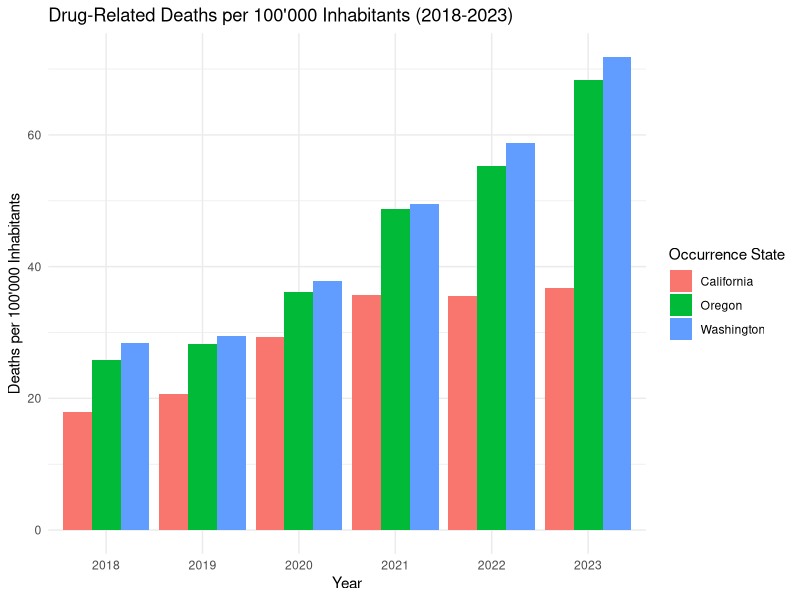
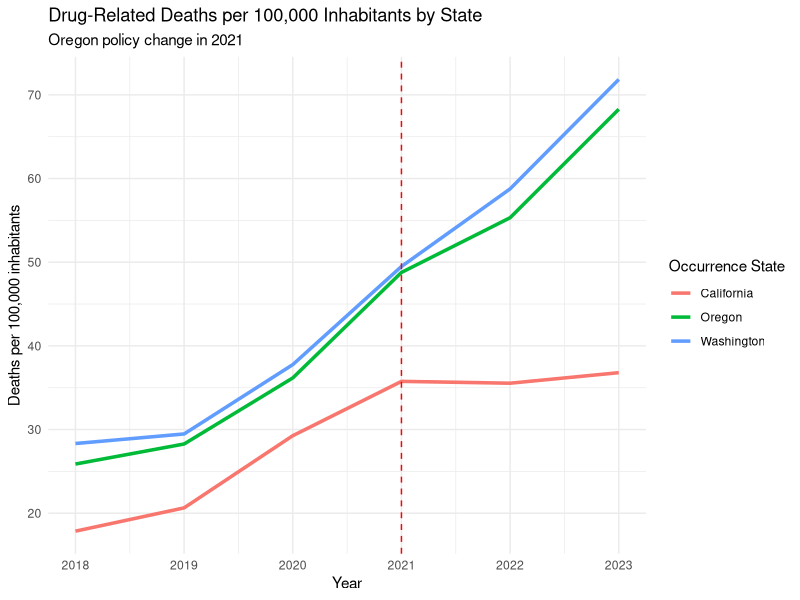
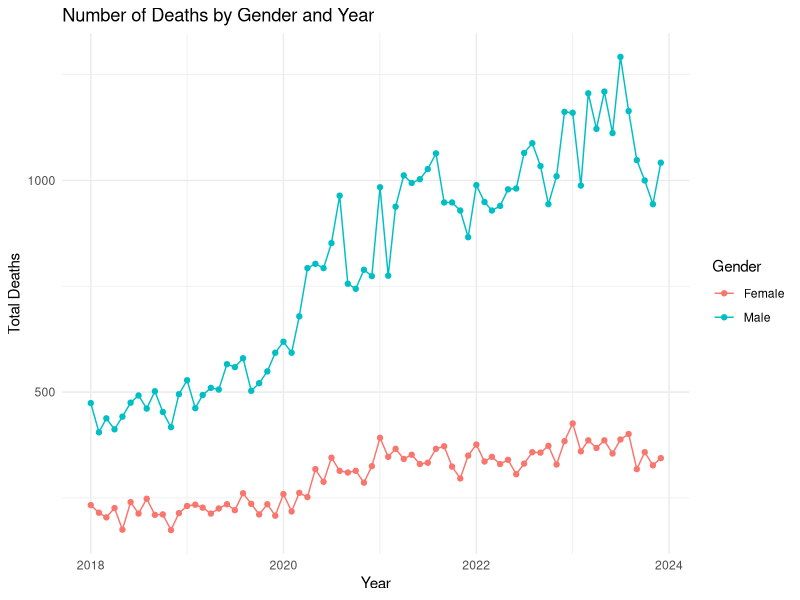
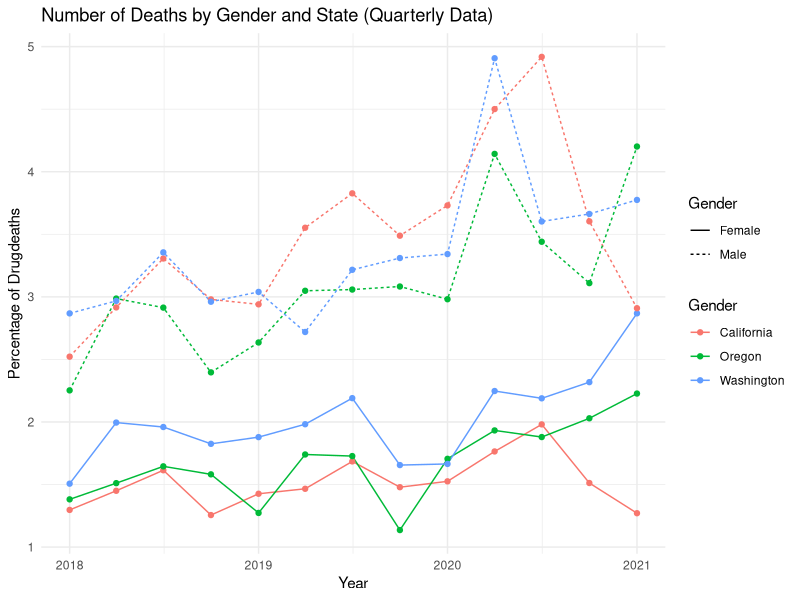
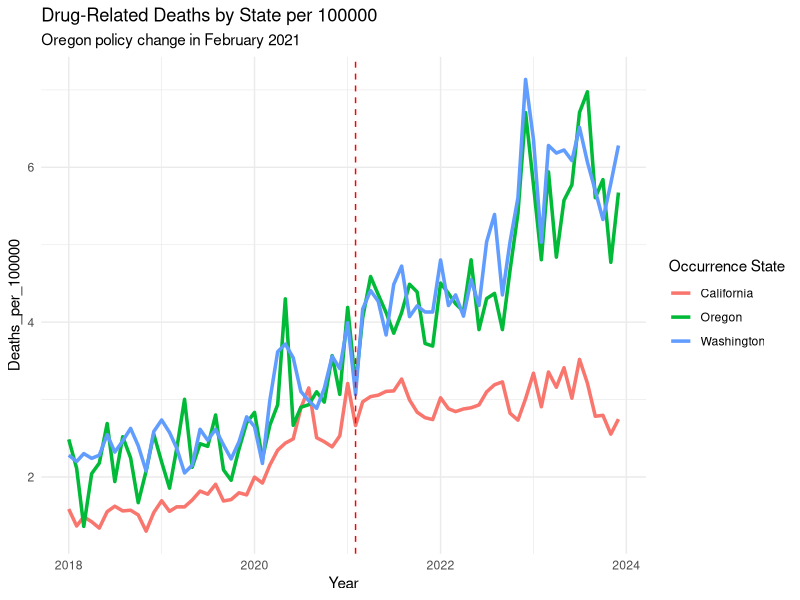
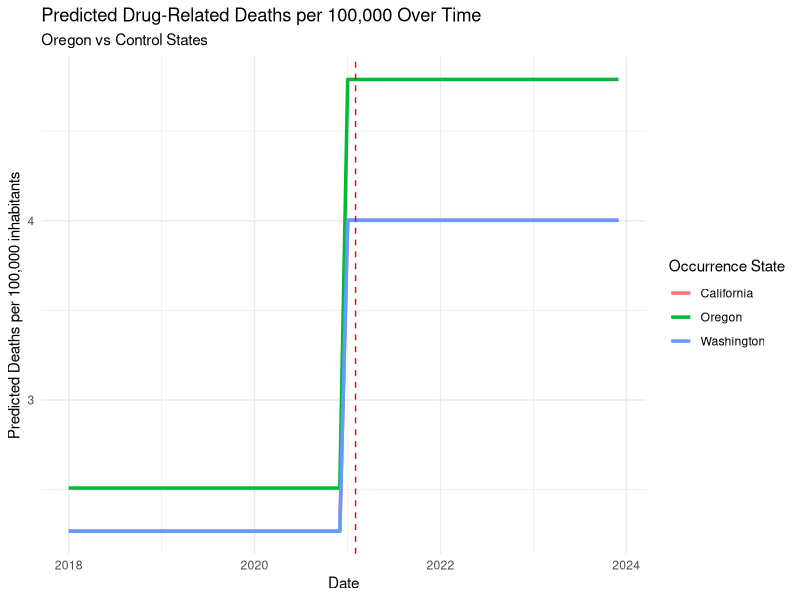
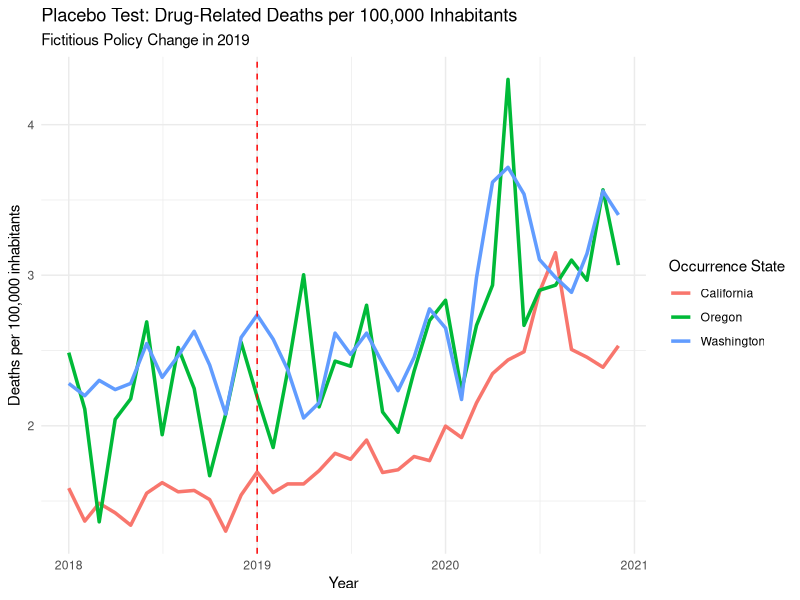
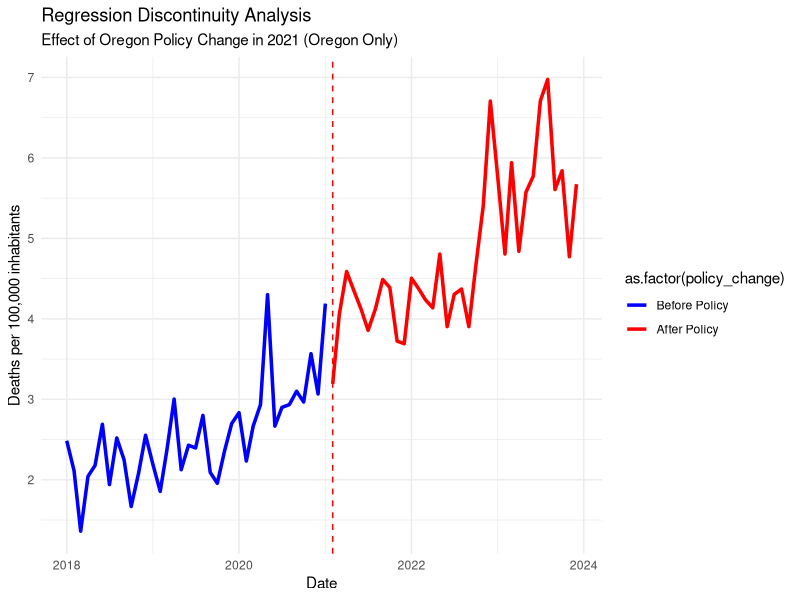

Here is the R script that generated these plots, in order:
## ---- chunk 1
knitr::opts_chunk$set(echo = TRUE)
## ---- chunk 2
library(readxl)
library(dplyr)
library(zoo)
library(lubridate)
library(ggplot2)
library(tidyr)
library(lmtest)
library(sandwich)
library(forecast)
library(plm)

#globally exclude code chunks from the output
knitr::opts_chunk$set(echo = FALSE)

#globally turn on caching
knitr::opts_chunk$set(cache = TRUE)

# globally turn off warnings and messages
knitr::opts_chunk$set(warning = FALSE)
knitr::opts_chunk$set(message = FALSE)

# globally set the theme for ggplot
theme_set(theme_minimal())

#setting directory
#setwd(dirname(rstudioapi::getSourceEditorContext()$path))
getwd()
## ---- chunk 3
# load the relevant part of the Data set, exclude notes starting from row 4374
Data <- read_excel("data/Drug_related_Deaths_2018-2024.xlsx", n_max = 4374)


# Overview for the Data
head(Data, 10)
str(Data)

## ---- chunk 4
# Read population data from Excel file for each region

# Load the population data from the first range (D244:M244)
population_oregon_1 <- read_excel("data/Ca_Or_Wa Population 2010-23.xlsx", 
                                  sheet = "Oregon", 
                                  range = "D244:M244", 
                                  col_names = FALSE)  

# Load the population data from the second range (Q244:T244)
population_oregon_2 <- read_excel("data/Ca_Or_Wa Population 2010-23.xlsx", 
                                  sheet = "Oregon", 
                                  range = "Q244:T244", 
                                  col_names = FALSE)  

# Combine the two data frames (horizontally) into one row
population_oregon <- cbind(population_oregon_1, population_oregon_2)

# Manually set the column names (years 2010 to 2023)
colnames(population_oregon) <- 2010:2023



# Load the population data from the first range in California
population_california_1 <- read_excel("data/Ca_Or_Wa Population 2010-23.xlsx", 
                                  sheet = "California", 
                                  range = "D487:M487", 
                                  col_names = FALSE)  

# Load the population data from the second range (Q487:T487)
population_california_2 <- read_excel("data/Ca_Or_Wa Population 2010-23.xlsx", 
                                  sheet = "California", 
                                  range = "Q487:T487", 
                                  col_names = FALSE)  

# Combine the two data frames (horizontally) into one row
population_california <- cbind(population_california_1, population_california_2)

# Manually set the column names (years 2010 to 2023)
colnames(population_california) <- 2010:2023



# Load the population data from the first range in Washington
population_washington_1 <- read_excel("data/Ca_Or_Wa Population 2010-23.xlsx", 
                                  sheet = "Washington", 
                                  range = "D286:M286", 
                                  col_names = FALSE)  

# Load the population data from the second range 
population_washington_2 <- read_excel("data/Ca_Or_Wa Population 2010-23.xlsx", 
                                  sheet = "Washington", 
                                  range = "Q286:T286", 
                                  col_names = FALSE)  

# Combine the two data frames (horizontally) into one row
population_washington <- cbind(population_washington_1, population_washington_2)

# Manually set the column names (years 2010 to 2023)
colnames(population_washington) <- 2010:2023


# Combine population data into a single data frame with an added column for state
population_data <- bind_rows(
  population_oregon %>% mutate(State = "Oregon"),
  population_washington %>% mutate(State = "Washington"),
  population_california %>% mutate(State = "California")
)


# Remove the temporary variables from the environment
rm(population_oregon_1, population_oregon_2, population_washington_1, 
   population_washington_2, population_california_1, population_california_2,
   population_oregon, population_washington, population_california)

# Convert wide format to long format
population_data <- population_data %>%
  pivot_longer(cols = -State,    # All columns except 'State'
               names_to = "year",   # The new column for years
               values_to = "population_count")  # The new column for population counts

#Convert year column to numeric
population_data$year <- as.numeric(population_data$year)  

## ---- chunk 5

# look into Dates 
unique(Data$Month)

# Delete Notes column without grepl 
Data <- Data[, !grepl("Notes", names(Data))]

# Delete Row Sep., 2024 since the data is not complete
Data <- Data[Data$Month != "Sep., 2024 (provisional and partial)", ]

# Create column Provisional (TRUE/FALSE) based on the col Month '(provisional)'
Data$Provisional <- grepl("\\(provisional\\)", Data$Month)

# Delete " (provisional)" from the Date
####Data$Month <- gsub(" \\(provisional\\)", "", Data$Month)

# Convert into Date Variable
####Data$Month <- as.yearmon(Data$Month, format = "%b., %Y")
Data <- Data %>%
  #mutate(`Month` = as.yearmon(`Month Code`, format = "%Y/%m"))
    mutate(`Month` = ym(`Month Code`))


#### look into Deaths
#### Data$Deaths

# count of "Suppressed"
sum(Data$Deaths == "Suppressed")

# Some of the numbers are "Suppressed" this means that there are between 1 and 9 cases
# To use Deaths as a number we can leave them as NA's or substitute by a random number between 1 and 9

# Set seed for reproducibility if needed
set.seed(23)  

# Replace "Suppressed" in the Death column with a random number between 1 and 9
Data$Deaths <- ifelse(Data$Deaths == "Suppressed", sample(1:9, sum(Data$Deaths == "Suppressed"), replace = TRUE), Data$Deaths)
Data$Deaths <- as.numeric(Data$Deaths)

summary(Data)
sum(Data$Deaths == "Suppressed")
# Delete all columns that end on Code, they are duplicates of the other columns
Data <- Data[, !grepl("Code$", names(Data))]

# keep one version of the Dataset with all Deaths
Data_complete <- Data

# Filters the data to only include drug-induced deaths (removes alcohol-induced and non-drug related deaths)
Data <- Data %>% filter(`UCD - Drug/Alcohol Induced` == "Drug-induced causes")

glimpse(Data)
## ---- chunk 6

# Filter the data for each complete years 2018 to 2023
Data_18_23 <- Data %>%
  filter(`Month` >= ym("2018-01") & `Month` <= ym("2023-12"))

# Group the data by occurrence state and year, then sum deaths per year
Data_18_23 <- Data_18_23 %>%
  group_by(`Occurrence State`, year = year(`Month`)) %>%
  summarise(Deaths = sum(Deaths))

# Merge the death data with population data by state and year
Data_with_population <- Data_18_23 %>%
  left_join(population_data, by = c("Occurrence State" = "State", "year" = "year"))

# Calculate deaths per 100,000 inhabitants for each year
Data_with_population <- Data_with_population %>%
  mutate(Deaths_per_100000 = (Deaths / population_count) * 100000)


# Plot the number of deaths per 10,000 inhabitants for each year and state
ggplot(Data_with_population, aes(x = factor(year), y = Deaths_per_100000, fill = `Occurrence State`)) +
  geom_bar(stat = "identity", position = "dodge") +
  labs(title = "Drug-Related Deaths per 100'000 Inhabitants (2018-2023)",
       x = "Year",
       y = "Deaths per 100'000 Inhabitants")


# Plot the trends over time for each state per year
ggplot(Data_with_population, aes(x = year, y = Deaths_per_100000, color = `Occurrence State`)) +
  geom_line(linewidth = 1.2) +
  geom_vline(xintercept = 2021, linetype = "dashed", color = "red") +  # Mark the policy change
  labs(title = "Drug-Related Deaths per 100,000 Inhabitants by State",
       subtitle = "Oregon policy change in 2021",
       x = "Year", y = "Deaths per 100,000 inhabitants")
## ---- chunk 7
# Prepare the data untill 2023
data_gender_year <- Data %>%
  filter(`Month` >= ym("2018-01") & `Month` <= ym("2023-12")) %>%
  select(Gender, Month, Deaths) %>%
  group_by(Gender, Month) %>%
  summarise(Total_Deaths = sum(Deaths, na.rm = TRUE)) %>%
  ungroup()

# Plot the data
ggplot(data_gender_year, aes(x = Month, y = Total_Deaths, color = Gender, group = Gender)) +
  geom_line() +
  geom_point() +
  labs(title = "Number of Deaths by Gender and Year",
       x = "Year",
       y = "Total Deaths",
       color = "Gender") 

# Perform t-test for significant differences by gender 
t.test(Total_Deaths ~ Gender, data = data_gender_year)

## ---- chunk 8

# Prepare the data
#use quarterly data to make it smoother
data_Anova <- Data %>%
  filter(`Month` < ym("2021-02")) %>%
  mutate(Quarter = floor_date(as.Date(Month), "quarter")) %>%    
  select(Gender, Quarter, `Occurrence State`, Deaths) %>%
  group_by(Gender, Quarter, `Occurrence State`) %>%
  summarise(Total_Deaths = sum(Deaths, na.rm = TRUE)) %>%
  ungroup()

data_Anova$all_death <- Data_complete %>%
  filter(`Month` < ym("2021-02")) %>%
  mutate(Quarter = floor_date(as.Date(Month), "quarter")) %>%
  select(Gender, Quarter, `Occurrence State`, Deaths) %>%
  group_by(Gender, Quarter, `Occurrence State`) %>%
  summarise(Total_Deaths = sum(Deaths, na.rm = TRUE)) %>%
  ungroup() %>%
  pull(Total_Deaths)

data_Anova$DrugDeath_Percentage <- data_Anova$Total_Deaths / data_Anova$all_death *100

# Plot the data
ggplot(data_Anova, aes(x = Quarter, y = DrugDeath_Percentage, color = `Occurrence State`, linetype = Gender)) +
  geom_line() +
  geom_point() +
  labs(title = "Number of Deaths by Gender and State (Quarterly Data)",
       x = "Year",
       y = "Percentage of Drugdeaths",
       color = "Gender") 

# Perform ANOVA for significant differences by gender or State
data_Anova <- data_Anova %>%
  mutate(Gender = as.factor(Gender),
         `Occurrence State` = as.factor(`Occurrence State`))

# Test for effects in Gender, State and interactions
anova_model <- aov(DrugDeath_Percentage ~ Gender + `Occurrence State`, data = data_Anova)

summary(anova_model)

## ---- chunk 9

# Filter the data for each complete month in 2018 to 2023 
Data_monthly <- Data %>%
  filter(`Month` >= ym("2018-01") & `Month` <= ym("2023-12"))

# Group the data by occurrence state and month, then sum deaths per month
Data_monthly <- Data_monthly %>%
  group_by(`Occurrence State`, year = year(`Month`), month = month(`Month`)) %>%
  summarise(Deaths = sum(Deaths))


# Merge the death data with population data by state and year
Data_monthly <- Data_monthly %>%
  left_join(population_data, by = c("Occurrence State" = "State", "year" = "year"))

# Calculate deaths per 100,000 inhabitants for each year
Data_monthly <- Data_monthly  %>%
  mutate(Deaths_per_100000 = (Deaths / population_count) * 100000)


# Create 'treatment' and 'post_policy' variables
Data_monthly <- Data_monthly %>%
  mutate(
    treatment = ifelse(`Occurrence State` == "Oregon", 1, 0),  # 1 for Oregon, 0 for California/Washington
    post_policy = ifelse(year >= 2021, 1, 0),  # 1 for years 2021 and later
    interaction = treatment * post_policy  # Interaction term for DiD
  )

# Create a new date column by combining year and month
Data_monthly <- Data_monthly %>%
  mutate(date = ym(paste(year, month, sep = "-")))  # Combine year and month into a date


# Difference-in-Differences (DiD) regression model with Deaths_per_100000

did_model <- lm(Deaths_per_100000 ~ treatment + post_policy + interaction, data = Data_monthly)
summary(did_model)

# Robust standard errors to handle heteroscedasticity
coeftest(did_model, vcov = vcovHC(did_model, type = "HC1"))

## ---- chunk 10
# Plot DiD Results
# Plot the trends over time for each state
ggplot(Data_monthly, aes(x = date, y = Deaths_per_100000, color = `Occurrence State`)) +
  geom_line(linewidth = 1.2) +
  geom_vline(xintercept = as.Date("2021-02-01"), linetype = "dashed", color = "red") +  # Mark the policy change
  labs(title = "Drug-Related Deaths by State per 100000",
       subtitle = "Oregon policy change in February 2021",
       x = "Year", y = "Deaths_per_100000")


# Generate predicted values based on the model
Data_monthly$predicted <- predict(did_model, newdata = Data_monthly)

# Visualize the predicted trends
ggplot(Data_monthly, aes(x = date, y = predicted, color = `Occurrence State`)) +
  geom_line(linewidth = 1.2) +
  geom_vline(xintercept = as.Date("2021-02-01"), linetype = "dashed", color = "red") +  # Mark the policy change
  labs(title = "Predicted Drug-Related Deaths per 100,000 Over Time",
       subtitle = "Oregon vs Control States",
       x = "Date", y = "Predicted Deaths per 100,000 inhabitants")
## ---- chunk 11
# Subset data for Oregon and Washington
oregon_data <- Data_monthly %>% filter(`Occurrence State` == "Oregon")
washington_data <- Data_monthly %>% filter(`Occurrence State` == "Washington")


# Calculate the correlation coefficient between the two states
correlation <- cor(oregon_data$Deaths_per_100000, washington_data$Deaths_per_100000)

# Print the result
correlation

#Seperate DiD

# Example for DiD with only California as control
did_model_california <- lm(Deaths_per_100000 ~ treatment + post_policy + interaction, 
                           data = Data_monthly %>% filter(`Occurrence State` %in% c("Oregon", "California")))

# Example for DiD with only Washington as control
did_model_washington <- lm(Deaths_per_100000 ~ treatment + post_policy + interaction, 
                           data = Data_monthly %>% filter(`Occurrence State` %in% c("Oregon", "Washington")))

# Compare the results
summary(did_model_california)
summary(did_model_washington)



## ---- chunk 12
# Make a Difference-in-Differences model for the years 2018-2020 as a placebo test
Data_placebo <- Data_monthly %>%
  filter(date >= as.Date("2018-01-01") & date <= as.Date("2020-12-01"))

# Create 'treatment' and 'post_policy' variables for the placebo test
Data_placebo <- Data_placebo %>%
  mutate(
    treatment = ifelse(`Occurrence State` == "Oregon", 1, 0),  # 1 for Oregon, 0 for California/Washington
    post_policy = ifelse(year >= 2019, 1, 0),  # 1 for years 2019 and later
    interaction = treatment * post_policy  # Interaction term for DiD
  )

# Difference-in-Differences (DiD) model for the placebo test
did_model_placebo <- lm(Deaths_per_100000 ~ treatment + post_policy + interaction, data = Data_placebo)
summary(did_model_placebo)

# Robust standard errors for the placebo test
#coeftest(did_model_placebo, vcov = vcovHC(did_model_placebo, type = "HC1"))

# Plot the placebo test results
ggplot(Data_placebo, aes(x = date, y = Deaths_per_100000, color = `Occurrence State`)) +
  geom_line(linewidth = 1.2) +
  geom_vline(xintercept = as.Date("2019-01-01"), linetype = "dashed", color = "red") +  # Mark the placebo policy change
  labs(title = "Placebo Test: Drug-Related Deaths per 100,000 Inhabitants",
       subtitle = "Fictitious Policy Change in 2019",
       x = "Year", y = "Deaths per 100,000 inhabitants")
## ---- chunk 13
# Regression Discontinuity Analysis: To further validate the DiD results

# Filter the data for the entire period from 2018 to 2023
Data_RD <- Data_monthly %>%
  filter(date >= as.Date("2018-01-01") & date <= as.Date("2023-12-01") & `Occurrence State` == "Oregon")

# Create a binary variable for the policy change
Data_RD <- Data_RD %>%
  mutate(policy_change = ifelse(date >= as.Date("2021-02-01"), 1, 0))

# Fit a regression model to estimate the effect of the policy change
rd_model <- lm(Deaths_per_100000 ~ policy_change, data = Data_RD)
summary(rd_model)

# Robust standard errors to handle heteroscedasticity
coeftest(rd_model, vcov = vcovHC(rd_model, type = "HC1"))

# Plot the regression discontinuity analysis
ggplot(Data_RD, aes(x = date, y = Deaths_per_100000, color = as.factor(policy_change))) +
  geom_line(linewidth = 1.2) +
  geom_vline(xintercept = as.Date("2021-02-01"), linetype = "dashed", color = "red") +  # Mark the policy change
  # Legend
  scale_color_manual(values = c("0" = "blue", "1" = "red"), labels = c("Before Policy", "After Policy")) +
  labs(title = "Regression Discontinuity Analysis",
       subtitle = "Effect of Oregon Policy Change in 2021 (Oregon Only)",
       x = "Date", y = "Deaths per 100,000 inhabitants")

## ---- chunk 14
# Filter the data for Oregon and clean it
data_oregon <- Data %>%
  filter(`Occurrence State` == "Oregon") %>%
  filter(!Deaths == "Suppressed") %>%   # Handle suppressed values (remove them for now) 
  mutate(Deaths = as.numeric(Deaths),    # Convert Deaths to numeric
         date = as.Date(paste0(Month, "-01")))  # Create a proper date column

# Create a time series object for Oregon deaths
ts_oregon <- ts(data_oregon$Deaths, start = c(2018, 1), frequency = 12)

# Split the data for training (2018-2022) and validation (2023)
train_ts <- window(ts_oregon, end = c(2022, 12))
valid_ts <- window(ts_oregon, start = c(2023, 1), end = c(2023, 12))
full_train_ts <- window(ts_oregon, end = c(2023, 12))

# Fit an ARIMA model (or other model)
arima_model <- auto.arima(train_ts)
full_arima_model <- auto.arima(full_train_ts)

# Forecast for the validation period (2023-2024)
forecast_2023_2024 <- forecast(arima_model, h = 12)

# Plot the forecast against the actual validation data
plot(forecast_2023_2024)
lines(valid_ts, col = "red")  # Add the actual data for comparison
legend("topright", legend = c("Forecast", "Actual Data"), col = c("blue", "red"), lty = 1)

# compute the accuracy of the model
accuracy(forecast_2023_2024, valid_ts)

# After validating the model, forecast for 2025
forecast_2025 <- forecast(full_arima_model, h = 12)

# Plot the forecast for 2025
plot(forecast_2025, main = "Forecast for Drug-Related Deaths in Oregon (2025)",
     xlab = "Year", ylab = "Deaths per 100,000 inhabitants")

## ---- chunk 15
# Panel Data Analysis
# Create a panel data set for the analysis
panel_data <- Data_monthly %>%
  select(`Occurrence State`, date, Deaths_per_100000) %>%
  mutate(State = factor(`Occurrence State`)) %>%
  select(-`Occurrence State`)


# Aggregate the data to ensure unique state and date combinations
panel_data <- panel_data %>%
  group_by(State, date) %>%
  summarise(Deaths_per_100000 = sum(Deaths_per_100000, na.rm = TRUE)) %>%
  ungroup()

# Convert the data to a pdata.frame
pdata <- pdata.frame(panel_data, index = c("State", "date"))

# Fit a panel data model to assess the impact of the policy change
panel_model <- plm(Deaths_per_100000 ~ lag(Deaths_per_100000, 1), data = pdata, model = "within")

# Summarize the model
summary(panel_model)

# Robust standard errors for the panel data model
coeftest(panel_model, vcov = vcovHC(panel_model, type = "HC1"))

# Extract the index (State, Date) for the fitted model to align with fitted values
model_index <- index(panel_model)

# Create a dataframe with fitted values and corresponding index (State, Date)
fitted_data <- data.frame(State = model_index$State,
                          date = model_index$date,
                          Fitted = fitted(panel_model))

# Merge the fitted data with the original panel_data based on State and Date
panel_data_with_fitted <- merge(panel_data, fitted_data, by = c("State", "date"))

# Plot the panel data model results using ggplot2
ggplot(panel_data_with_fitted, aes(x = date, y = Deaths_per_100000, color = State)) +
  geom_point() +
  geom_line(aes(y = Deaths_per_100000), linetype = "solid") +  # Plot actual Deaths_per_100000 as solid line
  labs(title = "Panel Data Model Results",
       x = "Date",
       y = "Deaths_per_100000",
       color = "State") +
  theme_minimal()

        ggplot(panel_data_with_fitted, aes(x = date, y = Deaths_per_100000, color = State)) +
      geom_point() +
      geom_line(aes(y = Deaths_per_100000), linetype = "solid") +  # Plot actual Deaths_per_100000 as solid line
      geom_line(aes(y = Fitted), linetype = "dashed") +  # Plot fitted values as dashed line
      labs(title = "Panel Data Model Results",
           x = "date",
           y = "Deaths_per_100000",
           color = "State") +
      theme_minimal()
